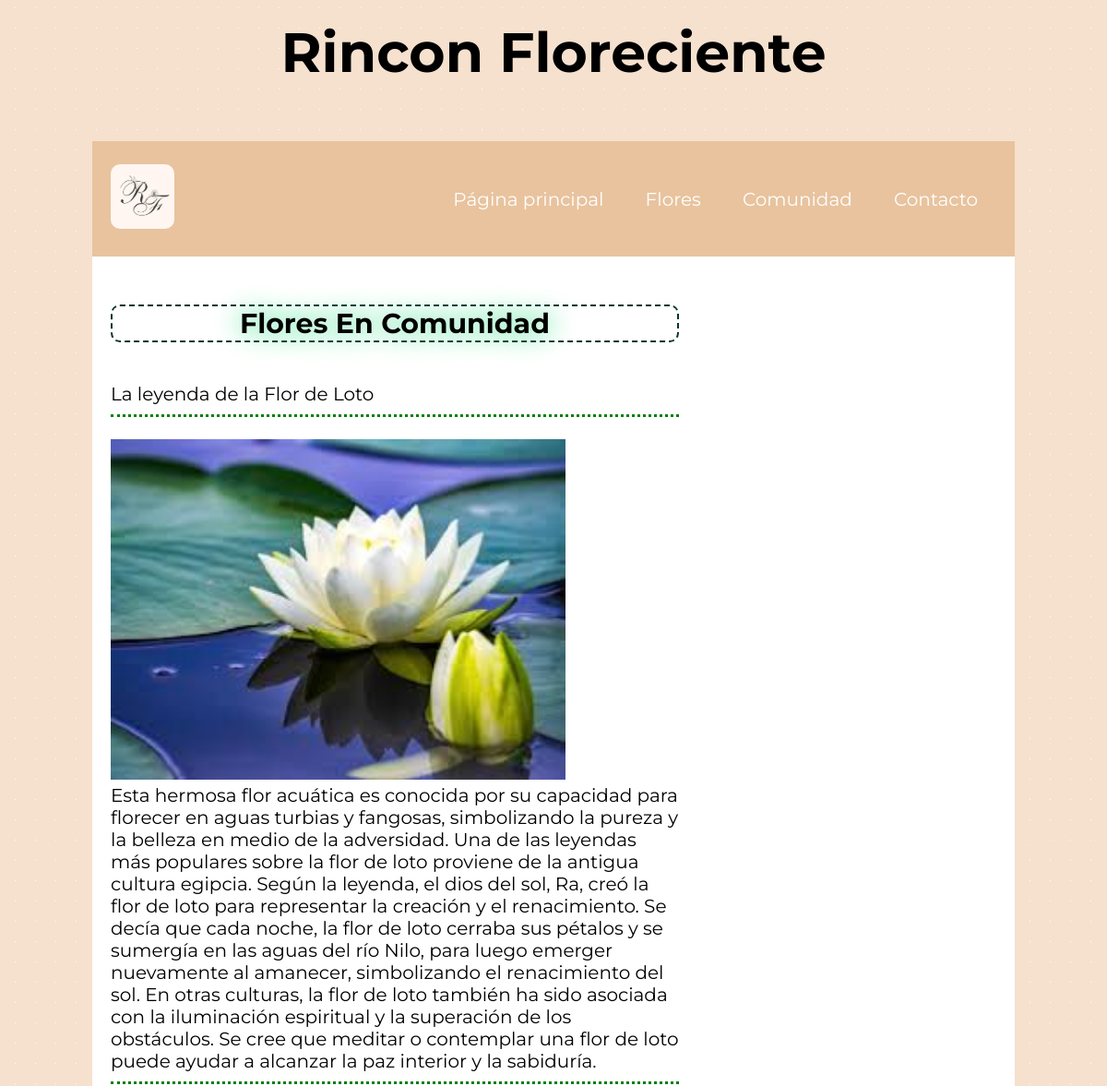
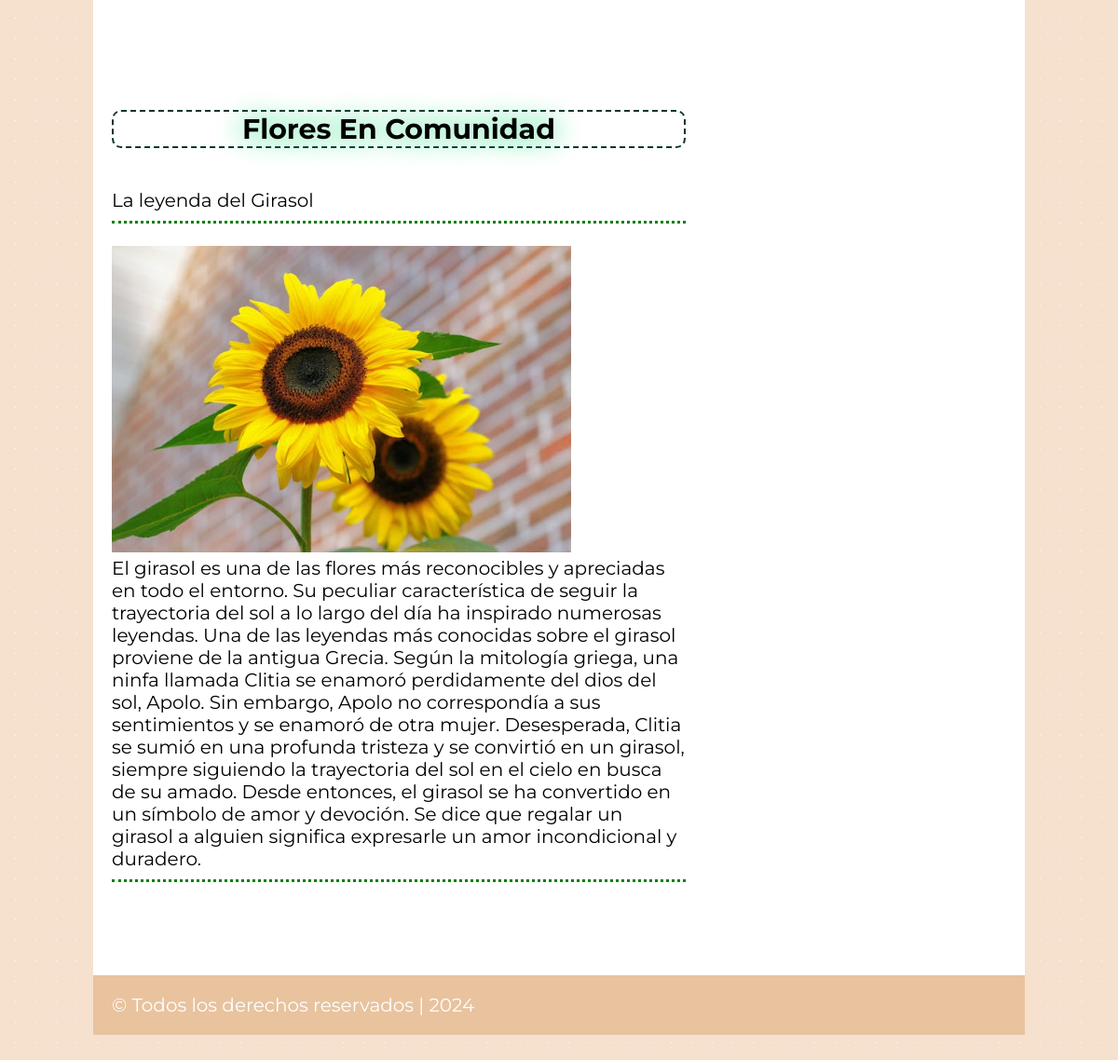
The page /history/ on the database its author committed (2 pictures, top to bottom).
### comunidad/models.py (models this page shows)
class Leyend(models.Model):
    title = models.CharField(max_length=200, verbose_name= "Título" )
    description = models.TextField(verbose_name= "Descripción")
    image = models.ImageField(verbose_name= "Imagen", upload_to="leyends")
    created = models.DateTimeField(auto_now_add=True, verbose_name= "Fecha de creación")
    updated = models.DateTimeField(auto_now=True, verbose_name= "Fecha de modificación")
    def __str__(self) :
        return self.title
    class Meta:
        verbose_name = "leyenda"
        verbose_name_plural = "leyendas"
        ordering = ["-created"]

### comunidad/views.py (the view)
# urls.py: path('history/',comunidad_views.history, name="history"),
def history (request):
    projects = Leyend.objects.all()
    return render(request,"comunidad/history.html",{'projects':projects})

### comunidad/templates/comunidad/history.html
{%extends "core/base.html"%}
{%load static%}
{%block content%}
{%for project in projects %}
<main class="contenido">
    <div class="tiposDeFlores">
        <section>
        <h2 id="articulo1">Flores En Comunidad</h2>
        <br>
        <p>{{project.title}}</p>
        <br>
        <img src="{{project.image.url}}"" alt="flor de leyenda" width="80%">
        <p>{{project.description}}</p>
        <br><br>
        </section>
    </div>
</main>
{%endfor%}
{%endblock%}

### core/templates/core/base.html (shortened to what this page needs)
<!DOCTYPE html>
<html lang="es">
<head>
    {% load static %}
    <link rel="stylesheet" href="{% static 'core/styles/style.css' %}">
</head>
<body>
    <header class="titulo">
        <h1>Rincon Floreciente</h1>
    </header>
    <div class="conteiner">
        <header class="header">
            <div class="logo">
                <img src="{% static 'core/imagenes/logo.jpg' %}" alt="logo de la pagina">
            </div>
            <nav>
                <ul class="nav-links">
                    <li><a href="{% url 'home' %}">Página principal</a></li>
                    <li><a href="{% url 'flowers' %}">Flores</a></li>
                    <li><a href="{% url 'history' %}">Comunidad</a></li>
                    <li><a href="{% url 'contact' %}">Contacto</a></li>
                </ul>
            </nav>
        </header>
    {%block content%}
    {%endblock%}
        <footer class="footer">
            <p>&copy; Todos los derechos reservados | 2024</p>
        </footer>
    </div>
</body>
</html>

### core/static/core/styles/style.css (style rules this page uses)
* { margin: 0; padding: 0; font-family: "Montserrat", sans-serif; font-size: 20px; scroll-behavior: smooth; }
body { --dot-bg: #f5e1ce; --dot-color: white; --dot-size: 1px; --dot-space: 22px; background: linear-gradient(90deg, var(--dot-bg) calc(var(--dot-space) - var(--dot-size)), transparent 1%) center / var(--dot-space) var(--dot-space), linear-gradient(var(--dot-bg) calc(var(--dot-space) - var(--dot-size)), transparent 1%) center / var(--dot-space) var(--dot-space), var(--dot-color); }
.titulo h1 { padding: 20px 0; text-align: center; font-size: 3em; }
.header { display: flex; justify-content: flex-end; align-items: center; height: 85px; padding: 5px 10%; }
.header .logo { margin-right: auto; }
.header .logo img { height: 70px; width: auto; border-radius: 10px; }
.header .nav-links { list-style: none; }
.header .nav-links li { display: inline-block; padding: 0 20px; }
.header .nav-links a { color: #fff; text-decoration: none; }
.conteiner { background: white; width: 90%; max-width: 1000px; margin: 2em auto; display: grid; gap: 1.6em; grid-template-columns: repeat(3, 1fr); }
.conteiner > .header, .conteiner > .contenido, .conteiner > .sidebar, .conteiner > .footer { background: white; padding: 20px; }
.conteiner .header, .conteiner .footer { grid-column: 1/4; background: #e8c39e; color: #fff; }
.conteiner .contenido { grid-column: span 2; }
.conteiner .contenido .tiposDeFlores p { border-bottom: 3px dotted green; padding-bottom: 10px;; }
#articulo1, #articulo2, #articulo3, #tusFlores { font-size: 30px; text-shadow: 0 0 30px #08d36e; margin-bottom: 20px; text-align: center; border: 2px dashed #09342f; border-radius: 10px; }
a { text-decoration: none; color: green; }

### rows shown on the page
Leyend: title "La leyenda de la Flor de Loto", image (picture), description "Esta hermosa flor acuática es conocida por su capacidad para florecer en aguas turbias y fangosas, simbolizando la pureza y la belleza en medio de la adversidad. Una de las leyendas más populares sobre la flor de loto proviene de la antigua cultura egipcia. Según la leyenda, el dios del sol, Ra, creó la flor de loto para representar la creación y el renacimiento. Se decía que cada noche, la flor de loto cerraba sus pétalos y se sumergía en las aguas del río Nilo, para luego emerger nuevamente al amanecer, simbolizando el renacimiento del sol. En otras culturas, la flor de loto también ha sido asociada con la iluminación espiritual y la superación de los obstáculos. Se cree que meditar o…"
Leyend: title "La leyenda del Girasol", image (picture), description "El girasol es una de las flores más reconocibles y apreciadas en todo el entorno. Su peculiar característica de seguir la trayectoria del sol a lo largo del día ha inspirado numerosas leyendas. Una de las leyendas más conocidas sobre el girasol proviene de la antigua Grecia. Según la mitología griega, una ninfa llamada Clitia se enamoró perdidamente del dios del sol, Apolo. Sin embargo, Apolo no correspondía a sus sentimientos y se enamoró de otra mujer. Desesperada, Clitia se sumió en una profunda tristeza y se convirtió en un girasol, siempre siguiendo la trayectoria del sol en el cielo en busca de su amado. Desde entonces, el girasol se ha convertido en un símbolo de amor y devoción. Se…"
